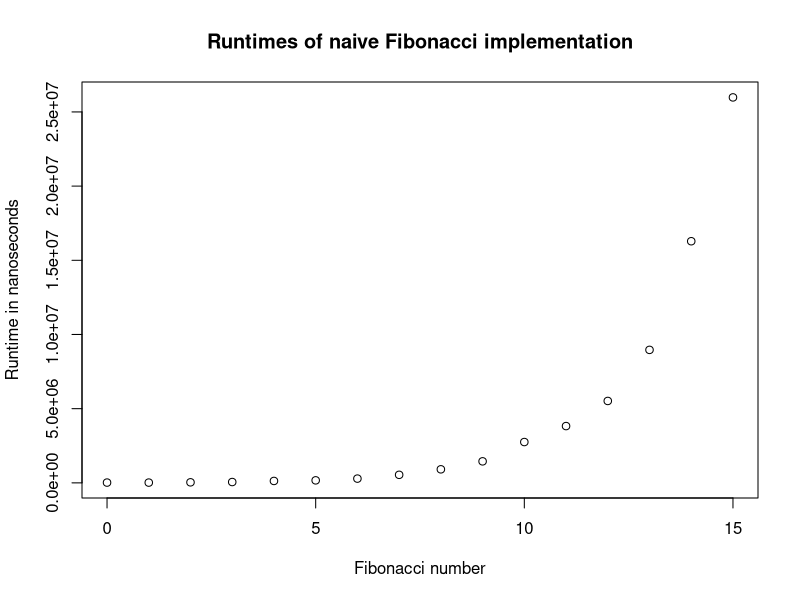
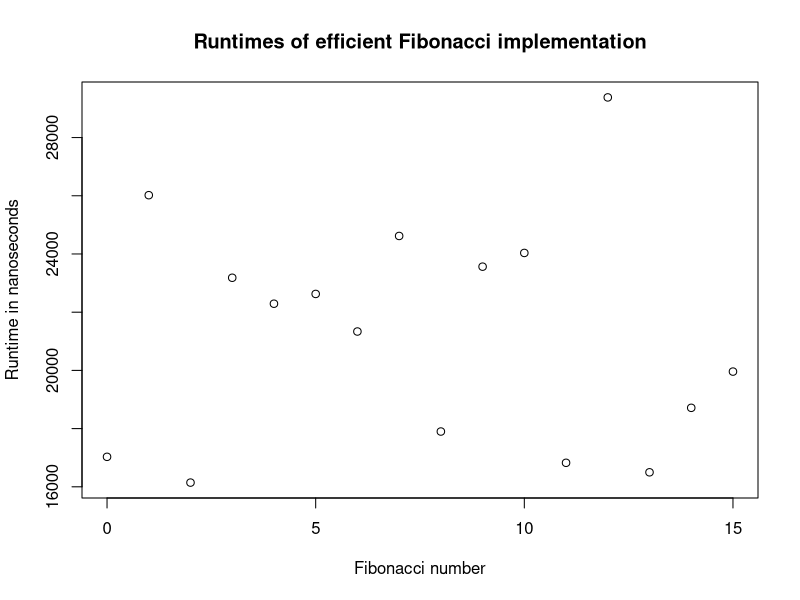

Reproduce these figures in R, in order.
library(testthat)
library(microbenchmark)

#' This function determines the greatest common divisor of two natural numbers
#' using euclid's algorithm.
#' 
#' In each iteration of the algorithm, the remainder of the two numbers is
#' calculated. If it is zero, the smaller of the two numbers is the correct
#' result. If it is not zero, the remainder is the next candidate.
#' 
#' @param a The first natural number. It has to be greater than zero.
#' @param b The second natural number. It has to be greater than zero.
#' 
#' @return The greatest common divisor of the natural numbers a and b.
ggT <- function(a, b) {
  # test if a and b are both integers and greater than zero
  stopifnot(is.numeric(a), is.numeric(b),
            a %% 1 == 0, b %% 1 == 0, a > 0, b > 0)
  
  # euclid's algorithm
  remainder <- a %% b
  while (remainder != 0) {
    a <- b
    b <- remainder
    remainder <- a %% b
  }
  return(b)
}

#' This function tests the results of the ggT-function using a few examples.
test_ggT <- function() {
  test_that("Euclidean ggT test", {
    # this leads to an error because both numbers have to be greater than zero
    expect_error(ggT(0, 1))
    expect_equal(ggT(1, 2), 1)
    expect_equal(ggT(26, 34), 2)
    expect_equal(ggT(58, 145), 29)
    expect_equal(ggT(1000001, 1048576), 1)
  })
}

test_ggT()

#' This function computes the n'th fibonacci number using a naive recursive
#' approach.
#' 
#' @param n An integer describing which element of the fibonacci sequence to
#' return.
#' 
#' @return Returns the n'th fibonacci number or n, if n is less than 2.
fiboSimple <- function(n) {
  stopifnot(is.numeric(n), n %% 1 == 0)
  if (n < 2) {
    return(n)
  }
  # definition of the fibonacci sequence
  return(fiboSimple(n-1) + fiboSimple(n-2))
}

#' This function tests the simple fibonacci implementation on some examples.
test_fiboSimple <- function() {
  test_that("Simple fibonacci test", {
    expect_equal(fiboSimple(1), 1)
    expect_equal(fiboSimple(2), 1)
    expect_equal(fiboSimple(3), 2)
    expect_equal(fiboSimple(12), 144)
    expect_equal(fiboSimple(15), 610)
  })
}

test_fiboSimple()

#' This function computes the n'th fibonacci number using a more efficient
#' approach.
#' 
#' In every iteration of the algorithm, only the two most recent fibonacci
#' numbers are kept in memory. The next number of the sequence is calculated
#' based on these stored numbers in each step. This way, no fibonacci number has
#' to be computed twice as it is the case with the simple approach.
#' 
#' @param n An integer describing which element of the fibonacci sequence to
#' return.
#' 
#' @return Returns the n'th fibonacci number or n, if n is less than 2.
fiboEfficient <- function(n) {
  stopifnot(is.numeric(n), n %% 1 == 0)
  if (n < 2) {
    return(n)
  }
  # these are the two most recently calculated fibonacci numbers
  a <- 1
  b <- 1
  # now iterate until the desired fibonacci number is reached
  while (n > 2) {
    # calculate the next fibonacci number
    c <- a + b
    # update the intermediate results
    a <- b
    b <- c
    # decrement the counter
    n <- n - 1
  }
  # return the most recent fibonacci number
  return(b)
}

#' This function tests the efficient fibonacci implementation on some examples.
test_fiboEfficient <- function() {
  test_that("Efficient fibonacci test", {
    expect_equal(fiboEfficient(1), 1)
    expect_equal(fiboEfficient(2), 1)
    expect_equal(fiboEfficient(3), 2)
    expect_equal(fiboEfficient(12), 144)
    expect_equal(fiboEfficient(15), 610)
    expect_equal(fiboEfficient(30), 832040)
  })
}

test_fiboEfficient()

# performance benchmark
n <- 15 # fibonacci numbers to generate
times <- 20 # used to average runtime
runtimesSimple <- vector(mode="numeric", length=n+1)
runtimesEfficient <- vector(mode="numeric", length=n+1)
for (i in 0:n) {
  runtimesSimple[i+1] <- sum(microbenchmark(fiboSimple(i), times=times)$time)/times
  runtimesEfficient[i+1] <- sum(microbenchmark(fiboEfficient(i), times=times)$time)/times
}

plot(0:n, runtimesSimple, main="Runtimes of naive Fibonacci implementation",
     xlab="Fibonacci number", ylab="Runtime in nanoseconds")
plot(0:n, runtimesEfficient, main="Runtimes of efficient Fibonacci implementation",
     xlab="Fibonacci number", ylab="Runtime in nanoseconds")
